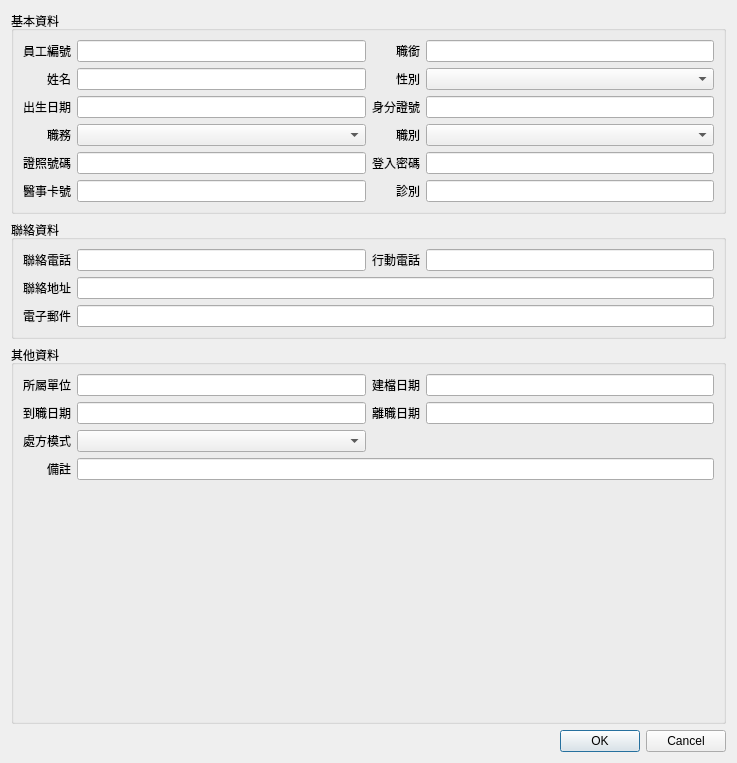
<?xml version="1.0" encoding="UTF-8"?>
<ui version="4.0">
 <class>Dialog_input_user</class>
 <widget class="QDialog" name="Dialog_input_user">
  <property name="windowModality">
   <enum>Qt::NonModal</enum>
  </property>
  <property name="geometry">
   <rect>
    <x>0</x>
    <y>0</y>
    <width>737</width>
    <height>763</height>
   </rect>
  </property>
  <property name="sizePolicy">
   <sizepolicy hsizetype="Preferred" vsizetype="Preferred">
    <horstretch>0</horstretch>
    <verstretch>0</verstretch>
   </sizepolicy>
  </property>
  <property name="windowTitle">
   <string>使用者資料設定</string>
  </property>
  <property name="modal">
   <bool>false</bool>
  </property>
  <layout class="QVBoxLayout" name="verticalLayout">
   <item>
    <widget class="QGroupBox" name="groupBox">
     <property name="title">
      <string>基本資料</string>
     </property>
     <property name="flat">
      <bool>true</bool>
     </property>
     <layout class="QVBoxLayout" name="verticalLayout_2">
      <item>
       <layout class="QGridLayout" name="gridLayout_2">
        <item row="1" column="2">
         <widget class="QLabel" name="label_3">
          <property name="text">
           <string>性別</string>
          </property>
          <property name="alignment">
           <set>Qt::AlignRight|Qt::AlignTrailing|Qt::AlignVCenter</set>
          </property>
         </widget>
        </item>
        <item row="1" column="0">
         <widget class="QLabel" name="label_2">
          <property name="text">
           <string>姓名</string>
          </property>
          <property name="alignment">
           <set>Qt::AlignRight|Qt::AlignTrailing|Qt::AlignVCenter</set>
          </property>
         </widget>
        </item>
        <item row="2" column="0">
         <widget class="QLabel" name="label_4">
          <property name="text">
           <string>出生日期</string>
          </property>
          <property name="alignment">
           <set>Qt::AlignRight|Qt::AlignTrailing|Qt::AlignVCenter</set>
          </property>
         </widget>
        </item>
        <item row="0" column="1">
         <widget class="QLineEdit" name="lineEdit_code"/>
        </item>
        <item row="3" column="3">
         <widget class="QComboBox" name="comboBox_fulltime"/>
        </item>
        <item row="1" column="1">
         <widget class="QLineEdit" name="lineEdit_name"/>
        </item>
        <item row="3" column="0">
         <widget class="QLabel" name="label_6">
          <property name="text">
           <string>職務</string>
          </property>
          <property name="alignment">
           <set>Qt::AlignRight|Qt::AlignTrailing|Qt::AlignVCenter</set>
          </property>
         </widget>
        </item>
        <item row="4" column="0">
         <widget class="QLabel" name="label_8">
          <property name="text">
           <string>證照號碼</string>
          </property>
          <property name="alignment">
           <set>Qt::AlignRight|Qt::AlignTrailing|Qt::AlignVCenter</set>
          </property>
         </widget>
        </item>
        <item row="3" column="2">
         <widget class="QLabel" name="label_7">
          <property name="text">
           <string>職別</string>
          </property>
          <property name="alignment">
           <set>Qt::AlignRight|Qt::AlignTrailing|Qt::AlignVCenter</set>
          </property>
         </widget>
        </item>
        <item row="0" column="0">
         <widget class="QLabel" name="label">
          <property name="text">
           <string>員工編號</string>
          </property>
          <property name="alignment">
           <set>Qt::AlignRight|Qt::AlignTrailing|Qt::AlignVCenter</set>
          </property>
         </widget>
        </item>
        <item row="2" column="1">
         <widget class="QLineEdit" name="lineEdit_birthday"/>
        </item>
        <item row="4" column="3">
         <widget class="QLineEdit" name="lineEdit_password">
          <property name="maxLength">
           <number>6</number>
          </property>
          <property name="echoMode">
           <enum>QLineEdit::Password</enum>
          </property>
         </widget>
        </item>
        <item row="1" column="3">
         <widget class="QComboBox" name="comboBox_gender"/>
        </item>
        <item row="2" column="2">
         <widget class="QLabel" name="label_5">
          <property name="text">
           <string>身分證號</string>
          </property>
          <property name="alignment">
           <set>Qt::AlignRight|Qt::AlignTrailing|Qt::AlignVCenter</set>
          </property>
         </widget>
        </item>
        <item row="3" column="1">
         <widget class="QComboBox" name="comboBox_position"/>
        </item>
        <item row="2" column="3">
         <widget class="QLineEdit" name="lineEdit_id"/>
        </item>
        <item row="4" column="2">
         <widget class="QLabel" name="label_9">
          <property name="text">
           <string>登入密碼</string>
          </property>
          <property name="alignment">
           <set>Qt::AlignRight|Qt::AlignTrailing|Qt::AlignVCenter</set>
          </property>
         </widget>
        </item>
        <item row="4" column="1">
         <widget class="QLineEdit" name="lineEdit_certificate"/>
        </item>
        <item row="5" column="0">
         <widget class="QLabel" name="label_19">
          <property name="text">
           <string>醫事卡號</string>
          </property>
         </widget>
        </item>
        <item row="5" column="1">
         <widget class="QLineEdit" name="lineEdit_cert_card_no"/>
        </item>
        <item row="0" column="2">
         <widget class="QLabel" name="label_20">
          <property name="text">
           <string>職銜</string>
          </property>
          <property name="alignment">
           <set>Qt::AlignRight|Qt::AlignTrailing|Qt::AlignVCenter</set>
          </property>
         </widget>
        </item>
        <item row="0" column="3">
         <widget class="QLineEdit" name="lineEdit_title"/>
        </item>
        <item row="5" column="2">
         <widget class="QLabel" name="label_21">
          <property name="text">
           <string>診別</string>
          </property>
          <property name="alignment">
           <set>Qt::AlignRight|Qt::AlignTrailing|Qt::AlignVCenter</set>
          </property>
         </widget>
        </item>
        <item row="5" column="3">
         <widget class="QLineEdit" name="lineEdit_room"/>
        </item>
       </layout>
      </item>
     </layout>
    </widget>
   </item>
   <item>
    <widget class="QGroupBox" name="groupBox_2">
     <property name="title">
      <string>聯絡資料</string>
     </property>
     <property name="flat">
      <bool>true</bool>
     </property>
     <layout class="QVBoxLayout" name="verticalLayout_3">
      <item>
       <layout class="QGridLayout" name="gridLayout_3">
        <item row="1" column="1" colspan="3">
         <widget class="QLineEdit" name="lineEdit_address"/>
        </item>
        <item row="0" column="2">
         <widget class="QLabel" name="label_11">
          <property name="text">
           <string>行動電話</string>
          </property>
          <property name="alignment">
           <set>Qt::AlignRight|Qt::AlignTrailing|Qt::AlignVCenter</set>
          </property>
         </widget>
        </item>
        <item row="1" column="0">
         <widget class="QLabel" name="label_12">
          <property name="text">
           <string>聯絡地址</string>
          </property>
          <property name="alignment">
           <set>Qt::AlignRight|Qt::AlignTrailing|Qt::AlignVCenter</set>
          </property>
         </widget>
        </item>
        <item row="0" column="3">
         <widget class="QLineEdit" name="lineEdit_cellphone"/>
        </item>
        <item row="0" column="0">
         <widget class="QLabel" name="label_10">
          <property name="text">
           <string>聯絡電話</string>
          </property>
          <property name="alignment">
           <set>Qt::AlignRight|Qt::AlignTrailing|Qt::AlignVCenter</set>
          </property>
         </widget>
        </item>
        <item row="0" column="1">
         <widget class="QLineEdit" name="lineEdit_telephone"/>
        </item>
        <item row="2" column="0">
         <widget class="QLabel" name="label_13">
          <property name="text">
           <string>電子郵件</string>
          </property>
          <property name="alignment">
           <set>Qt::AlignRight|Qt::AlignTrailing|Qt::AlignVCenter</set>
          </property>
         </widget>
        </item>
        <item row="2" column="1" colspan="3">
         <widget class="QLineEdit" name="lineEdit_email"/>
        </item>
       </layout>
      </item>
     </layout>
    </widget>
   </item>
   <item>
    <widget class="QGroupBox" name="groupBox_3">
     <property name="title">
      <string>其他資料</string>
     </property>
     <property name="flat">
      <bool>true</bool>
     </property>
     <layout class="QVBoxLayout" name="verticalLayout_4">
      <item>
       <layout class="QGridLayout" name="gridLayout_4">
        <item row="0" column="3">
         <widget class="QLineEdit" name="lineEdit_input_date"/>
        </item>
        <item row="1" column="3">
         <widget class="QLineEdit" name="lineEdit_quit_date"/>
        </item>
        <item row="0" column="0">
         <widget class="QLabel" name="label_14">
          <property name="text">
           <string>所屬單位</string>
          </property>
          <property name="alignment">
           <set>Qt::AlignRight|Qt::AlignTrailing|Qt::AlignVCenter</set>
          </property>
         </widget>
        </item>
        <item row="3" column="0">
         <widget class="QLabel" name="label_18">
          <property name="text">
           <string>備註</string>
          </property>
          <property name="alignment">
           <set>Qt::AlignRight|Qt::AlignTrailing|Qt::AlignVCenter</set>
          </property>
         </widget>
        </item>
        <item row="0" column="1">
         <widget class="QLineEdit" name="lineEdit_department"/>
        </item>
        <item row="1" column="1">
         <widget class="QLineEdit" name="lineEdit_init_date"/>
        </item>
        <item row="1" column="2">
         <widget class="QLabel" name="label_17">
          <property name="text">
           <string>離職日期</string>
          </property>
          <property name="alignment">
           <set>Qt::AlignRight|Qt::AlignTrailing|Qt::AlignVCenter</set>
          </property>
         </widget>
        </item>
        <item row="1" column="0">
         <widget class="QLabel" name="label_16">
          <property name="text">
           <string>到職日期</string>
          </property>
          <property name="alignment">
           <set>Qt::AlignRight|Qt::AlignTrailing|Qt::AlignVCenter</set>
          </property>
         </widget>
        </item>
        <item row="0" column="2">
         <widget class="QLabel" name="label_15">
          <property name="text">
           <string>建檔日期</string>
          </property>
          <property name="alignment">
           <set>Qt::AlignRight|Qt::AlignTrailing|Qt::AlignVCenter</set>
          </property>
         </widget>
        </item>
        <item row="3" column="1" colspan="3">
         <widget class="QLineEdit" name="lineEdit_remark"/>
        </item>
        <item row="2" column="0">
         <widget class="QLabel" name="label_22">
          <property name="text">
           <string>處方模式</string>
          </property>
          <property name="alignment">
           <set>Qt::AlignRight|Qt::AlignTrailing|Qt::AlignVCenter</set>
          </property>
         </widget>
        </item>
        <item row="2" column="1">
         <widget class="QComboBox" name="comboBox_edit_mode"/>
        </item>
       </layout>
      </item>
      <item>
       <spacer name="verticalSpacer">
        <property name="orientation">
         <enum>Qt::Vertical</enum>
        </property>
        <property name="sizeHint" stdset="0">
         <size>
          <width>20</width>
          <height>40</height>
         </size>
        </property>
       </spacer>
      </item>
     </layout>
    </widget>
   </item>
   <item>
    <widget class="QDialogButtonBox" name="buttonBox">
     <property name="orientation">
      <enum>Qt::Horizontal</enum>
     </property>
     <property name="standardButtons">
      <set>QDialogButtonBox::Cancel|QDialogButtonBox::Ok</set>
     </property>
     <property name="centerButtons">
      <bool>false</bool>
     </property>
    </widget>
   </item>
  </layout>
 </widget>
 <resources/>
 <connections>
  <connection>
   <sender>buttonBox</sender>
   <signal>accepted()</signal>
   <receiver>Dialog_input_user</receiver>
   <slot>accept()</slot>
   <hints>
    <hint type="sourcelabel">
     <x>248</x>
     <y>254</y>
    </hint>
    <hint type="destinationlabel">
     <x>157</x>
     <y>274</y>
    </hint>
   </hints>
  </connection>
  <connection>
   <sender>buttonBox</sender>
   <signal>rejected()</signal>
   <receiver>Dialog_input_user</receiver>
   <slot>reject()</slot>
   <hints>
    <hint type="sourcelabel">
     <x>316</x>
     <y>260</y>
    </hint>
    <hint type="destinationlabel">
     <x>286</x>
     <y>274</y>
    </hint>
   </hints>
  </connection>
 </connections>
</ui>
